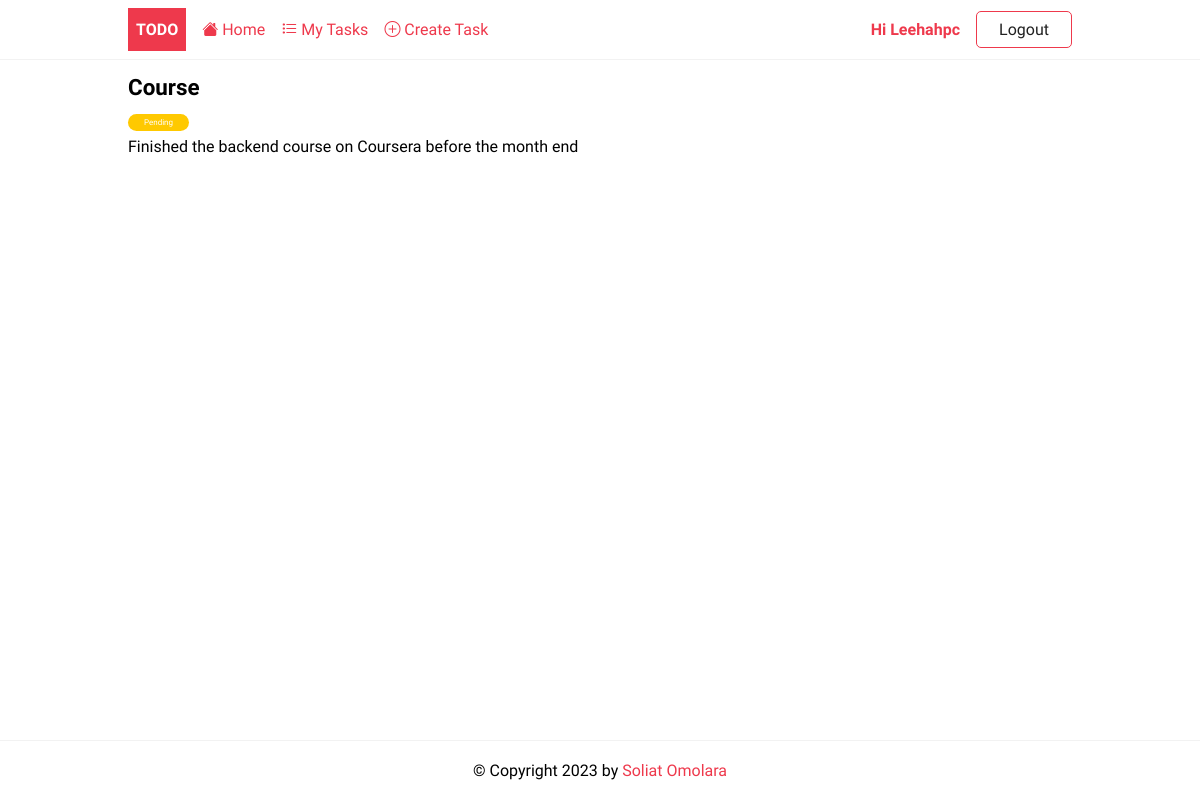
The app's page /details/3/ (signed in), older data.
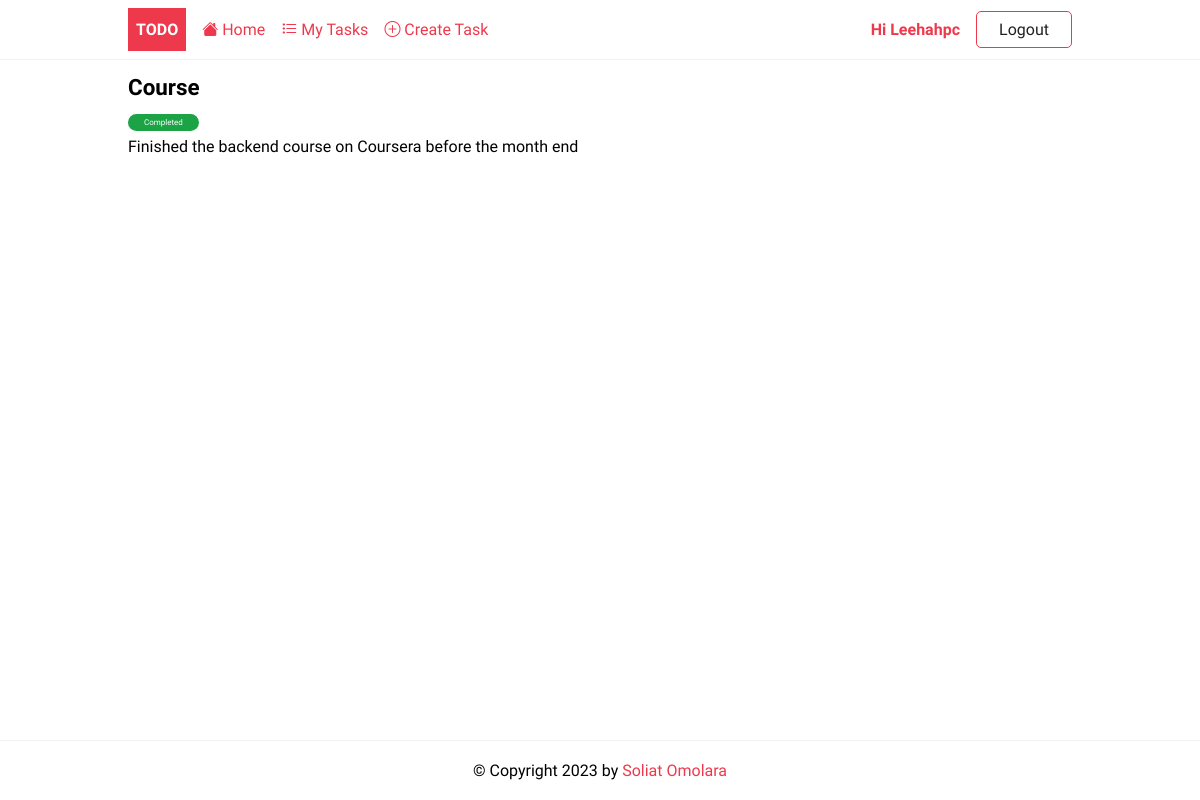
The same page, newer data.
### todoapp/models.py (models this page shows, shortened)
class Todo(models.Model):
    user = models.ForeignKey(User, on_delete=models.CASCADE, null=True, blank=True)
    title = models.CharField(max_length=250)
    description = models.TextField(null=True, blank=True)
    completed = models.BooleanField(default=False)
    created = models.DateTimeField(auto_now_add=True)

### todoapp/views.py (the view)
# urls.py: path('details/<int:pk>/', TodoDetail.as_view(), name='details'),
class TodoDetail(LoginRequiredMixin,DetailView):
    model = Todo
    context_object_name = 'task'
    def get_queryset(self):
        base_qs = super(TodoDetail, self).get_queryset()
        return base_qs.filter(user=self.request.user)

### todoapp/templates/todoapp/todo_detail.html
{%extends 'todoapp/base.html'%}
{%block content%}
 <article class="task">
	<header>
		<h2>{{ task.title }}</h2>
		<span class="badge {% if task.completed %}badge-completed{% else %}badge-pending{%endif%}">
			{% if task.completed %} Completed {%else%} Pending {%endif%}
		</span>
	</header>
	<p>{{task.description}}</p>
</article>
{%endblock content%}

### todoapp/templates/todoapp/base.html (shortened to what this page needs)
{%load static %}
<!DOCTYPE html>
<html lang="en">
    <head>
        <link rel="stylesheet" href="{% static 'css/style.css' %}" />
    </head>
    <body>
        <header class="header">
            <div class="container">
            	<a href="{%url 'home'%}" class="logo">Todo</a>
                <nav class="nav">
                	<a href="{%url 'home'%}"><i class="bi bi-house-fill"></i> Home</a>
                    {% if request.user.is_authenticated %}
	    	              	<a href="{% url 'tasks' %}"><i class="bi bi-list-task"></i> My Tasks</a>
	    	              	<a href="{% url 'create' %}"><i class="bi bi-plus-circle"></i> Create Task</a>
		                	<a href="#">Hi {{request.user | title}}</a>
	    	                <a href="{% url 'logout' %}" class="btn btn-outline">Logout</a>
	                {% else %}
							<a href="{% url 'login' %}" class="btn btn-outline">Login</a>
	            	        <a href="{% url 'register' %}" class="btn btn-primary">Join Now</a>
	                {% endif %}
                </nav>
            </div>
        </header>
        <main>
            <div class="container">
             {%block content %}
             {%endblock content%}
            </div>
        </main>
        <footer class="footer">
            <div class="container">
				<p>&copy; Copyright {% now "Y" %} by <a href="https://github.com/SoliatOmolara">Soliat Omolara</a></p>
            </div>
        </footer>
    </body>
</html>

### static/css/style.css (style rules this page uses)
:root { --color-primary: #ee394c; --color-secondary: #86b7fe; --color-light: #f2f2f2; --color-gray: #ced4da; --color-dark: #212121; --color-white: #ffffff; --color-error: #e2442f; --color-warning: #ffc900; --color-info: #02a2b9; --color-success: #1ba345; --color-input: #00d1b2; --border-radius: 5px; }
* { margin: 0; padding: 0; box-sizing: border-box; text-rendering: optimizeLegibility; }
html, body { height: 100%; }
body { font-family: 'Dosis', sans-serif; font-size: 1rem; line-height: 1.7; display: flex; flex-direction: column; }
h2 { font-size: 1.4rem; }
a { color: var(--color-primary); text-decoration: none; }
.container { max-width: 960px; margin: 0 auto; padding: 0.5rem; }
.header { border-bottom: solid 1px var(--color-light); }
.header .container { display: flex; align-items: center; gap:1rem; }
.nav { display:flex; gap:1rem; align-items: center; justify-content: center; flex-basis: 100%; }
.nav a:nth-last-child(2) { margin-left: auto; font-weight: bold; }
.logo { padding: 0.5rem; background-color: var(--color-primary); text-decoration: none; color: var(--color-white); font-weight: bold; text-transform: uppercase; }
.task { margin-bottom: auto; }
.badge { font-size: 0.5rem; padding: 0.25rem 1rem; color: var(--color-white); border-radius: 2rem; align-self: flex-start; }
.badge-completed { background-color: var(--color-success); }
.footer p { text-align: center; }
.footer { margin-top: auto; padding: 0.5rem 0; border-top: solid 1px var(--color-light); }
.btn { padding: 0.25rem 0.75rem; border-radius: var(--border-radius); background-color: var(--color-white); border: solid 1px var(--color-white); color: var(--color-dark); cursor: pointer; text-decoration: none; font-size: 1rem; min-width: 6rem; text-align: center; }
.btn-outline { border: solid 1px var(--color-primary); }

Row changes from the older to the newer data that the page shows:
changed Todo "Course": completed False → True (drawn)
Text that changed along with them:
text no longer shown: "Pending"
text now shown: "Completed"
